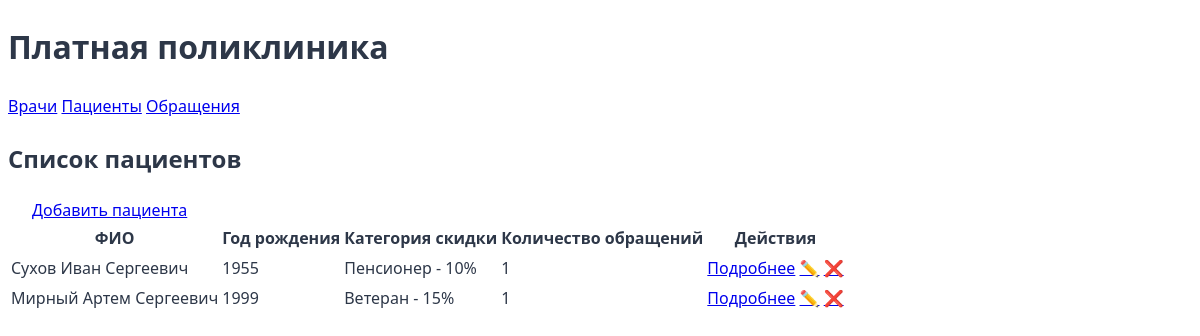
The app's page /patients/ with its own data.
### core/models.py (models this page shows, shortened)
class Patient(models.Model):
    DISCOUNT_CATEGORIES = [
        ('none', 'Без скидки'),
        ('pensioner', 'Пенсионер - 10%'),
        ('veteran', 'Ветеран - 15%'),
        ('disabled', 'Инвалид - 20%'),
    ]
    last_name = models.CharField("Фамилия", max_length=50)
    first_name = models.CharField("Имя", max_length=50)
    middle_name = models.CharField("Отчество", max_length=50)
    birth_year = models.IntegerField("Год рождения")
    discount_category = models.CharField(
        "Категория скидки",
        max_length=10,
        choices=DISCOUNT_CATEGORIES,
        default='none'
    )
    @property
    def full_name(self):
        return f"{self.last_name} {self.first_name} {self.middle_name}"

### core/views.py (the view)
# urls.py: path('patients/', patients_list, name='patients'),
def patients_list(request):
    patients = Patient.objects.all()
    return render(request, 'patients.html', {'patients': patients})

### core/templates/patients.html
{% extends "base.html" %}
{% block content %}
    <h2>Список пациентов</h2>
    <a href="{% url 'add_patient' %}" class="btn">Добавить пациента</a>
    <table>
        <thead>
            <tr>
                <th>ФИО</th>
                <th>Год рождения</th>
                <th>Категория скидки</th>
                <th>Количество обращений</th>
                <th>Действия</th>
            </tr>
        </thead>
        <tbody>
            {% for patient in patients %}
            <tr>
                <td>{{ patient.full_name }}</td>
                <td>{{ patient.birth_year }}</td>
                <td>{{ patient.get_discount_category_display }}</td>
                <td>{{ patient.visit_set.count }}</td>
                <td>
                    <a href="{% url 'patient_detail' patient.id %}">Подробнее</a>
                    <a href="{% url 'edit_patient' patient.id %}" class="btn-edit">✏️</a>
                    <a href="{% url 'delete_patient' patient.id %}" class="btn-danger">❌</a>
                </td>
            </tr>
            {% endfor %}
        </tbody>
    </table>
{% endblock %}

### core/static/css/style.css (style rules this page uses)
:root { --primary-color: #2A5C82; --secondary-color: #5BA4E6; --accent-color: #FF7E67; --light-bg: #F8FAFC; --text-dark: #2D3748; }
body { font-family: 'Segoe UI', system-ui, sans-serif; color: var(--text-dark); line-height: 1.6; }
.btn { padding: 0.8rem 1.5rem; border-radius: 8px; font-weight: 500; transition: all 0.3s ease; }

### records on screen
Patient: full_name "Сухов Иван Сергеевич", birth_year "1955", discount_category "Пенсионер - 10%", visit_set.count "1"
Patient: full_name "Мирный Артем Сергеевич", birth_year "1999", discount_category "Ветеран - 15%", visit_set.count "1"
